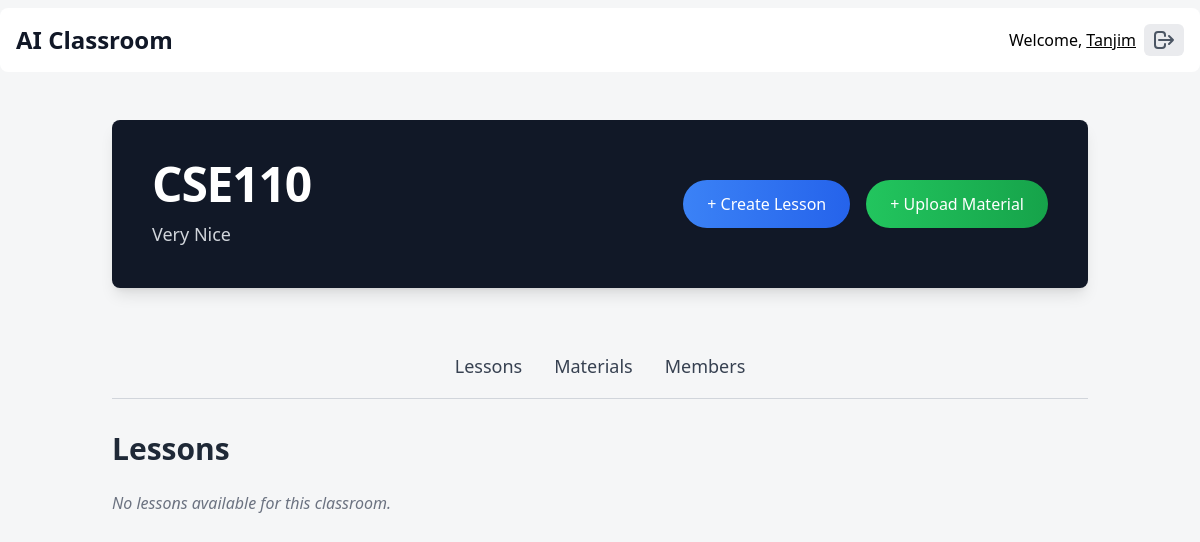
Page /classroom/cse110/ (signed in) on the earlier database version.
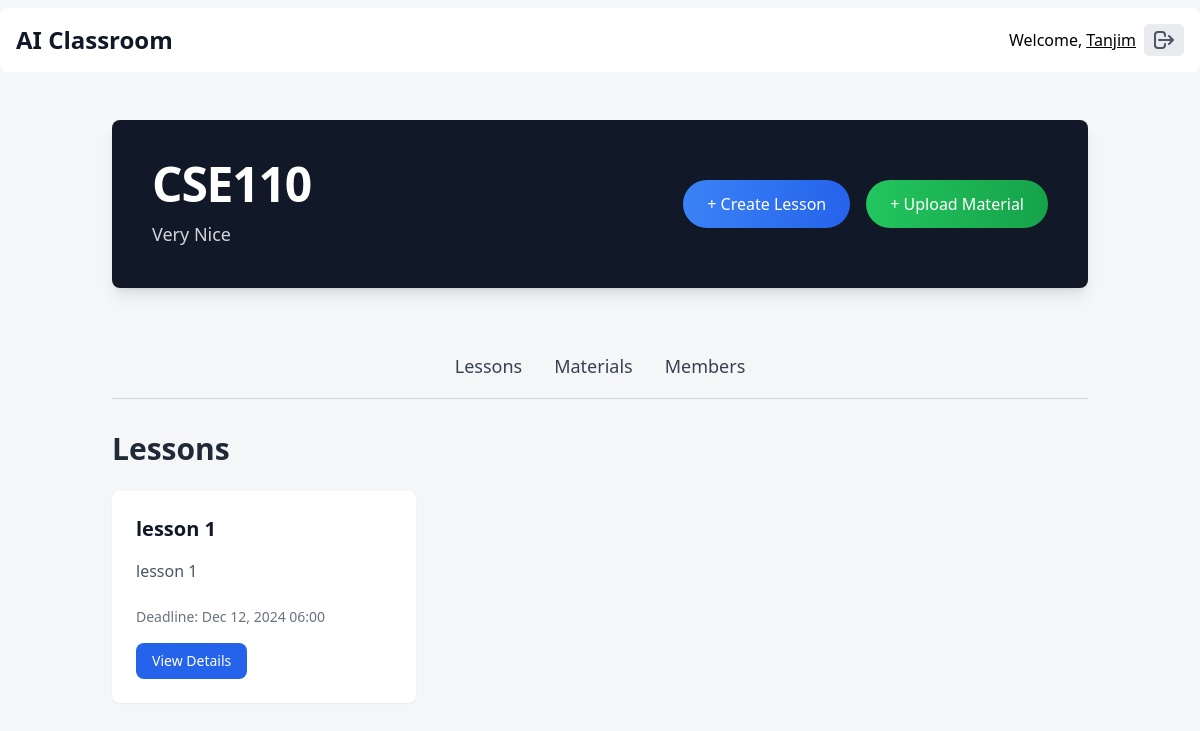
Same page on the later database version.
### home/models.py (models this page shows, shortened)
class Classroom(models.Model):
    name = models.CharField(max_length=100)
    slug = models.SlugField(max_length=100, unique=True)
    description = models.TextField(blank=True)
    created_at = models.DateTimeField(auto_now_add=True)
    updated_at = models.DateTimeField(auto_now=True)
    created_by = models.ForeignKey(Users, on_delete=models.CASCADE, related_name="created_classrooms")
    co_teachers = models.ManyToManyField(Users, related_name="co_teaching_classrooms", blank=True)
    is_active = models.BooleanField(default=True)
    capacity = models.IntegerField(default=30)

class Lesson(models.Model):
    classroom = models.ForeignKey(Classroom, on_delete=models.CASCADE, related_name="lessons")
    title = models.CharField(max_length=255)
    description = models.TextField(blank=True, null=True)
    objectives = models.TextField(blank=True, null=True)
    deadline = models.DateTimeField(blank=True, null=True)
    course_materials = models.ManyToManyField(CourseMaterial, related_name="lessons", blank=True)
    created_at = models.DateTimeField(auto_now_add=True)
    updated_at = models.DateTimeField(auto_now_add=True)
    created_by = models.ForeignKey(settings.AUTH_USER_MODEL, on_delete=models.CASCADE)
    class Meta:
        unique_together = ("classroom", "title")

### home/views.py (the view)
# urls.py: path("classroom/<slug:slug>/", views.classroom_detail, name="classroom_detail"),
@login_required
def classroom_detail(request, slug):
    classroom = get_object_or_404(Classroom, slug=slug)
    user_profile = None
    if request.user.user_type == "teacher":
        user_profile = TeacherProfile.objects.filter(user=request.user).first()
    elif request.user.user_type == "student":
        user_profile = StudentProfile.objects.filter(user=request.user).first()
    if not user_profile or (user_profile.assigned_classroom != classroom and user_profile.enrolled_classroom != classroom):
        return HttpResponse("You are not authorized to view this classroom.", status=403)
    students = classroom.students.all()
    co_teachers = classroom.teachers.exclude(user=request.user)
    lessons = Lesson.objects.filter(classroom=classroom).order_by("deadline")
    course_materials = CourseMaterial.objects.filter(classroom=classroom).order_by("uploaded_at")
    context = {
        "classroom": classroom,
        "students": students,
        "co_teachers": co_teachers,
        "lessons": lessons,
        "course_materials": course_materials,
    }
    return render(request, "classroom/classroom_detail.html", context)

### home/models.py (called while the page is built)
    def get_full_name(self):
        return f"{self.first_name} {self.last_name}"

### home/templates/classroom/classroom_detail.html (shortened to what this page needs)
{% extends 'base.html' %}
{% block content %}
    <div class="container mx-auto px-6 py-12">
        <div class="bg-gray-900 text-white rounded-lg p-10 shadow-lg flex justify-between items-center">
            <div>
                <h1 class="text-5xl font-semibold tracking-tight">{{ classroom.name }}</h1>
                <p class="mt-3 text-lg text-gray-300">{{ classroom.description }}</p>
            </div>
            {% if user.user_type == "teacher" %}
                <div class="flex space-x-4">
                    <a href="{% url 'create_lesson' classroom_slug=classroom.slug %}"
                       class="px-6 py-3 bg-gradient-to-r from-blue-500 to-blue-600 text-white rounded-full shadow-sm hover:shadow-lg transition-transform transform hover:scale-105">
                        + Create Lesson
                    </a>
                    <a href="{% url 'upload_material' slug=classroom.slug %}"
                       class="px-6 py-3 bg-gradient-to-r from-green-500 to-green-600 text-white rounded-full shadow-sm hover:shadow-lg transition-transform transform hover:scale-105">
                        + Upload Material
                    </a>
                </div>
            {% endif %}
        </div>
        <div class="mt-12">
            <nav class="flex justify-center space-x-8 border-b border-gray-300">
                <a href="#"
                   class="py-4 text-gray-700 text-lg font-medium border-b-2 border-transparent hover:border-blue-600 hover:text-blue-600 transition"
                   onclick="showTab(event, 'lessons')">Lessons</a>
                <a href="#"
                   class="py-4 text-gray-700 text-lg font-medium border-b-2 border-transparent hover:border-blue-600 hover:text-blue-600 transition"
                   onclick="showTab(event, 'materials')">Materials</a>
                <a href="#"
                   class="py-4 text-gray-700 text-lg font-medium border-b-2 border-transparent hover:border-blue-600 hover:text-blue-600 transition"
                   onclick="showTab(event, 'members')">Members</a>
            </nav>
        </div>
        <div id="lessons" class="tab-content mt-8">
            <h2 class="text-3xl font-semibold text-gray-800 mb-6">Lessons</h2>
            {% if lessons %}
                <div class="grid grid-cols-1 md:grid-cols-2 lg:grid-cols-3 gap-8">
                    {% for lesson in lessons %}
                        <div class="bg-white rounded-lg shadow-sm p-6 hover:shadow-lg transition-shadow">
                            <h3 class="text-xl font-semibold text-gray-900">{{ lesson.title }}</h3>
                            <p class="text-gray-600 mt-4">{{ lesson.description|truncatewords:30 }}</p>
                            <p class="text-sm text-gray-500 mt-6">Deadline: {{ lesson.deadline|date:"M d, Y H:i" }}</p>
                            <div class="mt-4">
                                <a href="{% url 'lesson_detail' classroom_slug=classroom.slug lesson_id=lesson.id %}"
                                   class="inline-block px-4 py-2 bg-blue-600 text-white text-sm rounded-lg hover:bg-blue-700 transition duration-300">
                                    View Details
                                </a>
                            </div>
                        </div>
                    {% endfor %}
                </div>
            {% else %}
                <p class="text-gray-500 italic">No lessons available for this classroom.</p>
            {% endif %}
        </div>
    </div>
{% endblock content %}

### templates/base.html (shortened to what this page needs)
<!DOCTYPE html>
<html lang="en">
    <head>
        <script src="https://cdn.tailwindcss.com"></script>
    </head>
    <body class="bg-[#f5f6f7] font-sans leading-normal tracking-normal">
        <header class="max-w-[100rem] mx-auto px-4 py-4 flex flex-col md:flex-row items-center justify-between bg-white rounded-lg mt-2">
            <div id="left" class="flex items-center mb-2 md:mb-0">
                <h1 class="text-2xl font-bold text-gray-900">AI Classroom</h1>
            </div>
            <div id="right" class="flex items-center">
                <div id="user" class="flex items-center mr-2">
                    Welcome, <span class="ml-1 underline">Tanjim</span>
                </div>
                <div id="logout-button" class="bg-[#eaebee] rounded-md px-2 py-1">
                    <a href="{% url 'logout' %}"
                       class="text-gray-600 hover:text-gray-800 transition duration-150">
                        <svg xmlns="http://www.w3.org/2000/svg"
                             class="h-6 w-6"
                             fill="none"
                             viewBox="0 0 24 24"
                             stroke="currentColor">
                            <path stroke-linecap="round" stroke-linejoin="round" stroke-width="2" d="M17 16l4-4m0 0l-4-4m4 4H7m6 4v1a3 3 0 01-3 3H6a3 3 0 01-3-3V7a3 3 0 013-3h4a3 3 0 013 3v1" />
                        </svg>
                    </a>
                </div>
            </div>
        </header>
        <main class="max-w-7xl mx-auto">
            {% block content %}
            {% endblock content %}
        </main>
    </body>
</html>

Differences in the rows shown:
added Lesson: title "lesson 1", description "lesson 1", deadline "Dec 12, 2024 06:00"
Other differences:
text no longer shown: "No lessons available for this classroom."
